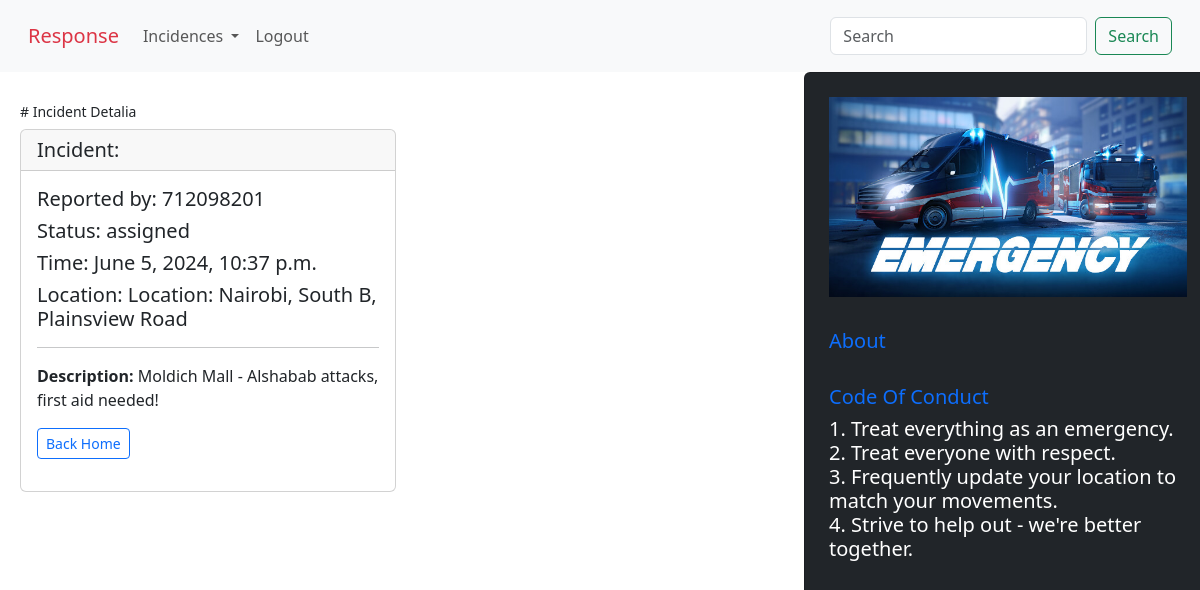
The page /home/3 (signed in) on the database its author committed.
### administrator/models.py (models this page shows, shortened)
class Incidence(models.Model):
    choices = [
        ('pending', 'Pending'),
        ('assigned', 'Assigned'),
        ('cancelled', 'Cancelled'),
        ('closed', 'Closed'),
    ]
    incidence_type = models.CharField(max_length=100)
    call = models.ForeignKey(Calls, on_delete=models.CASCADE, blank=True, null=True)
    location = models.ForeignKey(Location, on_delete=models.CASCADE)
    desc = models.TextField()
    time_of_incident = models.DateTimeField(auto_now=True)
    status = models.CharField(max_length=50, choices=choices, default="pending")

class Calls(models.Model):
    levels =[
        ('Highest', 'highest'),
        ('Moderate', 'moderate'),
        ('Low', 'low'),
    ]
    caller_name = models.CharField(max_length=100)
    caller_phone = models.IntegerField()
    location = models.ForeignKey(Location, on_delete=models.CASCADE)
    time_of_call = models.DateTimeField(auto_now_add=True)
    priority = models.CharField(max_length=50, choices=levels, default='Moderate')

### main/models.py (models this page shows)
class Location(models.Model):
    address = models.CharField(max_length=255)
    lon = models.FloatField()
    lat = models.FloatField()
    def __str__(self):
        return f'Location: {self.address}'

### main/views.py (the view)
# urls.py: path('home/<int:pk>', views.usr_incident_details, name='usr_incident_detail'),
@login_required()
def usr_incident_details(request, pk):
    incident = get_object_or_404(Incidence, pk=pk)
    context = {'incident': incident}
    return render(request, 'usr_incedence_details.html', context)

### main/templates/usr_incedence_details.html
{% extends './home.html' %}
{% block items %}
<div class="p-3">
    <h5 class="small fw-lighter"># Incident Detalia</h5>
    <div class="col col-md-6">
        <div class="card mb-3">
            <h5 class="card-header fw-lighter"><strong>Incident: </strong>{{incident.incident_type}}</h5>
            <div class="card-body">
                {% if incident.call %}
                <h5 class="fw-lighter"><strong>Reported by:</strong> {{incident.call.caller_phone}}</h5>
                {% endif %}
                <h5 class="fw-lighter"><strong>Status:</strong> {{incident.status}}</h5>
                <h5 class="fw-lighter"><strong>Time:</strong> {{incident.time_of_incident}}</h5>
                <h5 class="fw-lighter mb-3"><strong>Location:</strong> {{incident.location}}</h5>
                <hr>
                <p>
                    <strong>Description: </strong> {{incident.desc}}
                </p>
                <a class="btn btn-sm btn-block btn-outline-primary mb-3" href="{% url 'home'%}">Back Home</a>
            </div>
        </div>
    </div>
</div>
{% endblock %}

### static/css/index.css (style rules this page uses)
a { cursor: pointer; }

### rows shown on the page
Incidence: call.caller_phone "712098201", status "assigned", time_of_incident "June 5, 2024, 10:37 p.m.", location "Location: Nairobi, South B, Plainsview Road", desc "Moldich Mall - Alshabab attacks, first aid needed!"
